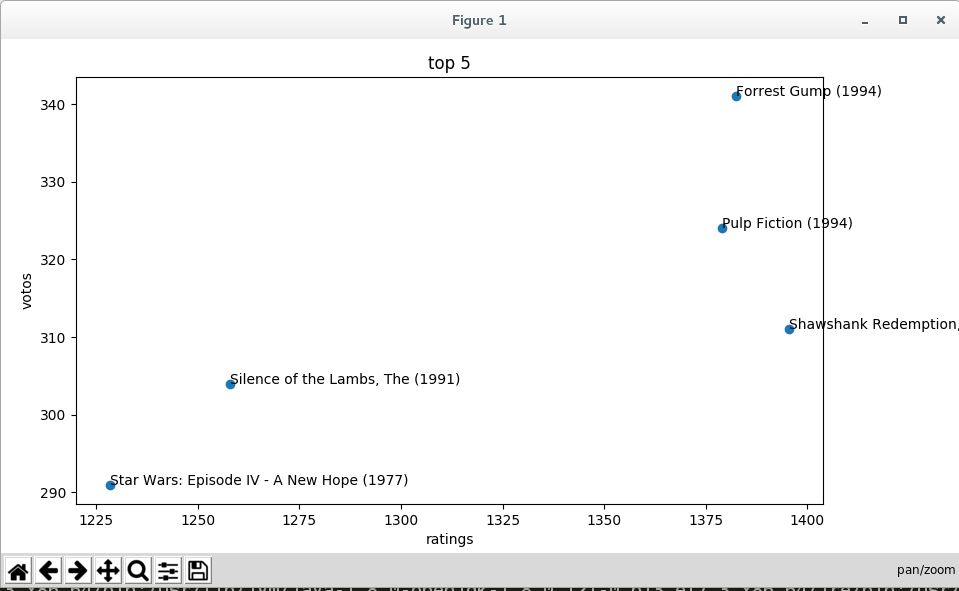

Reproduce this figure in Python.
# -*- coding: utf-8 -*-

# Data Graduates: Analysis and Other Examples
# Author: Jorge Raze

# First import urllib for downloading and uncompress the file
#import urllib.request
import zipfile
import os
import pandas as pd
#from statistics import mean
import matplotlib.pyplot as plt
import numpy as np
from pylab import *


DEBUG = False

# # This is the URL for the public data
url = "http://files.grouplens.org/datasets/movielens/ml-latest-small.zip"
# This is the working directory
working_dir = "../data/movies/"
# Destination filename
file_name = working_dir + "movies.zip"
# We already know the expected files so:
expected_files = [
    'links.csv',
    'movies.csv',
    'ratings.csv',
    'README.txt',
    'tags.csv']
# movie.ID mv.ID MV.ID MV_ID
movie_names = ['movie_id', 'title', 'genres']
rating_names = ['user_id', 'movie_id', 'rating', 'timestamp']
# Helper arrays for generating the final files
filenames_array = [
    working_dir + 'top20.csv',
    working_dir + 'top5.csv',
    working_dir + 'final.csv']


# Download the file from `url` and save it locally under `file_name`:
if os.path.isfile(file_name):
    if DEBUG:
        print('Data is already downloaded')
else:
    if DEBUG:
        print("Downloading file")
    #urllib.request.urlretrieve(url, file_name)

# There's an extra dir level in thwe extracted files
inner_dir = "ml-latest-small/"
# I want to know the names of the extracted files
file_names = os.listdir(working_dir + inner_dir)

if file_names == expected_files:
    if DEBUG:
        print("You already have the data files, check it!")
else:
    # This is the code for uncompress hte zipfile
    path_to_zip_file = working_dir + "movies.zip"
    # Reference to zipfile
    zip_ref = zipfile.ZipFile(path_to_zip_file, 'r')
    print("Extracting files")
    zip_ref.extractall(working_dir)
    # Is important to use .close()
    zip_ref.close()


# Reading the files needed for this analysis
movies = pd.read_csv(
    working_dir +
    inner_dir +
    expected_files[1],
    sep=',',
    names=movie_names)
ratings = pd.read_csv(
    working_dir +
    inner_dir +
    expected_files[2],
    sep=',',
    names=rating_names)


# Let's print the first lines of each dataframe
if DEBUG:
    print(movies.head())
    print(ratings.head())

    print("The names of our new data frames are:")
    print(list(movies.columns.values))
    print(list(ratings.columns.values))

    print("The dimension of the dataframes are:")
    print(movies.count())
    print(ratings.count())

rated_movies = pd.merge(movies, ratings, on='movie_id')
rated_movies = rated_movies.sort_values('rating', ascending=False)

rated_movies.to_csv(working_dir + 'rated_movies.csv')

# Number of movies: 9126
# Number of evaluations: 100005

# Rated movies names:
# ['movie_id', 'title', 'genres', 'user_id', 'rating', 'timestamp']

# Shortcut for names
rated_movies.dtypes

# Get summary of your data
rated_movies.describe()

# Getting the Transpose
transposed_movies = rated_movies.T

# Sorting by an index
rated_movies.sort_index(axis=1, ascending=False)

# You can get the first two rows with
rated_movies[0:3]

# You can select data based in value of a column
rated_movies['rating'] = pd.to_numeric(rated_movies['rating'][1:100005])
rated_movies[rated_movies['rating'] > 4]
rated_movies[rated_movies['title'] == 'Shawshank Redemption, The (1994)']

# rated_movies = rated_movies.pop(0)

# You can aggregate data like this
grouped = rated_movies.groupby('title')
group_by_sum = grouped.aggregate(sum)
group_by_mean = grouped.aggregate(mean)
# group_by_count = grouped.aggregate(count)

# Or the short way
grouped = rated_movies.groupby('title').sum()

# Subsetting for our results
top20 = grouped.sort_values('rating', ascending=False)[0:20]
top5 = top20[0:5]



# Wee need to transform it to a dict
# so we can get the movies' titles
top5_dict = top5.to_dict()
# We need to get the items (Movies titles)
top5_items = top5_dict['rating'].items()

top20_dict = top20.to_dict()
top20_items = top20_dict['rating'].items()

# A helper array for stacking the results per movie
frames = []

# A for loop for getting all the results matching a movie
for name, value in top5_items:
    frames.append(rated_movies[rated_movies['title'] == name])

# Concatenate into a single data frame
result = pd.concat(frames)


movie = []
ratings1 = []

for name, value in top5_items:
    movie.append(name)

for name, value in top5_items:
    ratings1.append(value)

print(movie)
print(ratings1)



select = rated_movies[['title', 'rating']]
agrupar = select.groupby('title')
contar = agrupar.count().sort_values('rating', ascending=False)

a = contar.ix[movie]

count_dict = a.to_dict()
count_items = count_dict['rating'].items()

conteo = []


for name, value in count_items:
    conteo.append(value)
print(conteo)


fig, ax = plt.subplots()
ax.scatter(ratings1, conteo)

for i, txt in enumerate(movie):
 ax.annotate(txt, (ratings1[i],conteo[i]))


plt.xlabel('ratings')
plt.ylabel('votos')
plt.title('top 5')

plt.show()


# Helper array for generating target files
final_variables_array = [top20, top5, result]

# We can get the observations as well
ratings_by_title = rated_movies.groupby('title').size()
# Do we need to subset?
hottest_titles = ratings_by_title.index[ratings_by_title >= 250]

# Getting the mean of rated movies
mean_ratings = rated_movies.pivot_table(
    'rating',
    index='title',
    aggfunc='mean')

# The mean of the hottest movies
mean_ratings = mean_ratings.ix[hottest_titles]

# For loop for generating the files
for i in range(3):
    if os.path.isfile(filenames_array[i]):
        if DEBUG:
            print("File %s already exists!" % i)
    else:
        # Export to CSV
        print("Exporting file to CSV")
        final_variables_array[i].to_csv(filenames_array[i])
